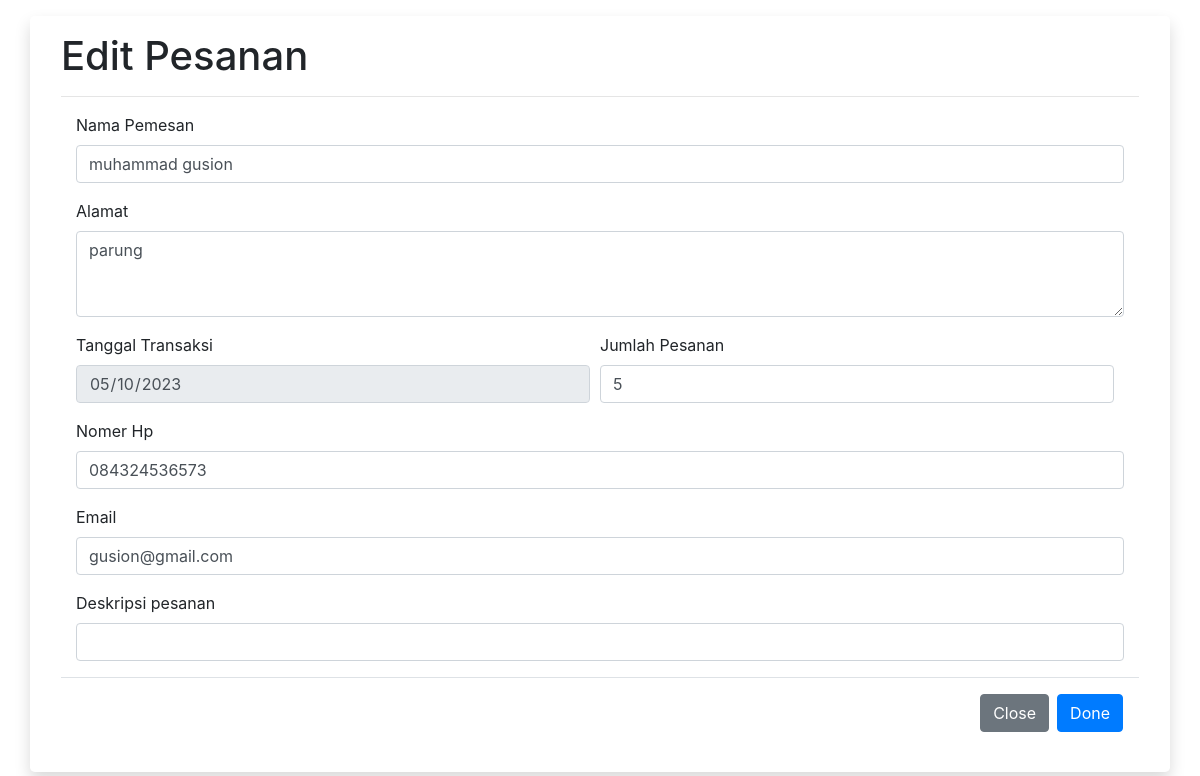
/editPesanan.php?id=9, run on the app's committed database.
### tables this page shows
CREATE TABLE `pesanan` (
  `id` int(11) NOT NULL,
  `tanggal` date NOT NULL,
  `nama_pemesan` varchar(45) NOT NULL,
  `alamat_pemesan` varchar(45) NOT NULL,
  `no_hp` varchar(20) NOT NULL,
  `email` varchar(45) NOT NULL,
  `jumlah_pesanan` int(11) NOT NULL,
  `deskripsi` text NOT NULL,
  `produk_id` int(11) NOT NULL
);

### editPesanan.php (the view, shortened to what this page needs)
<?php
include("koneksi.php");
$id = $_GET['id'];
$query = mysqli_query($conn, "SELECT * FROM pesanan WHERE id=$id");
?>
<!DOCTYPE html>
<html lang="en">
<head>
    <link rel="stylesheet" href="https://cdn.jsdelivr.net/npm/bootstrap@4.6.2/dist/css/bootstrap.min.css">
</head>
<body>
    <div class="container shadow rounded-lg p-3 pb-4 mt-3">
        <div class="container-fluid">
            <h1>Edit Pesanan</h1>
            <hr>
            <?php
            foreach ($query as $data) {
            ?>
                <form action="proses_editPesanan.php" method="POST">
                    <div class="form-group col-md-12">
                        <label for="namacust">Nama Pemesan</label>
                        <input type="text" class="form-control" name="nama_pemesan" id="namacust" value="<?php echo $data['nama_pemesan'] ?>">
                    </div>
                    <div class="form-group col-md-12">
                        <label for="alamat">Alamat</label>
                        <textarea class="form-control" id="alamat" name="alamat_pemesan" rows="3"><?php echo $data['alamat_pemesan']  ?></textarea>
                    </div>
                    <div class="form-row col-md-12">
                        <div class="form-group col-md-6">
                            <label for="tanggal">Tanggal Transaksi</label>
                            <input type="date" class="form-control" name="tanggal" id="tanggal" value="<?php echo $data['tanggal']  ?>" disabled>
                        </div>
                        <div class="form-group col-md-6">
                            <label for="jumlah">Jumlah Pesanan</label>
                            <input type="number" class="form-control" name="jumlah_pesanan" id="jumlah" value="<?php echo $data['jumlah_pesanan']  ?>">
                        </div>
                    </div>
                    <div class="form-group col-md-12">
                        <label for="Nocust">Nomer Hp</label>
                        <input type="number" class="form-control" name="no_hp" id="Nocust" value="<?php echo $data['no_hp']  ?>">
                    </div>
                    <div class="form-group col-md-12">
                        <label for="email">Email</label>
                        <input type="email" class="form-control" name="email" id="email" value="<?php echo $data['email']  ?>">
                    </div>
                    <div class="form-group col-md-12">
                        <label for="desc">Deskripsi pesanan</label>
                        <input type="text" class="form-control" name="deskripsi" id="desc" value="<?php echo $data['deskripsi']  ?>">
                    </div>
                    <div class="modal-footer">
                        <a href="order.php">
                        <button type="button" class="btn btn-secondary" data-dismiss="modal">Close</button>
                        </a>
                        <button type="submit" class="btn btn-primary" onclick="alert('Pesanan Anda Berhasil di Ubah')">Done</button>
                    </div>
                </form>
            <?php
            }
            ?>
        </div>
    </div>
</body>
</html>

### data on the page
pesanan: nama_pemesan "muhammad gusion", alamat_pemesan "parung", tanggal "05/10/2023", jumlah_pesanan "5", no_hp "084324536573", email "gusion@gmail.com"
